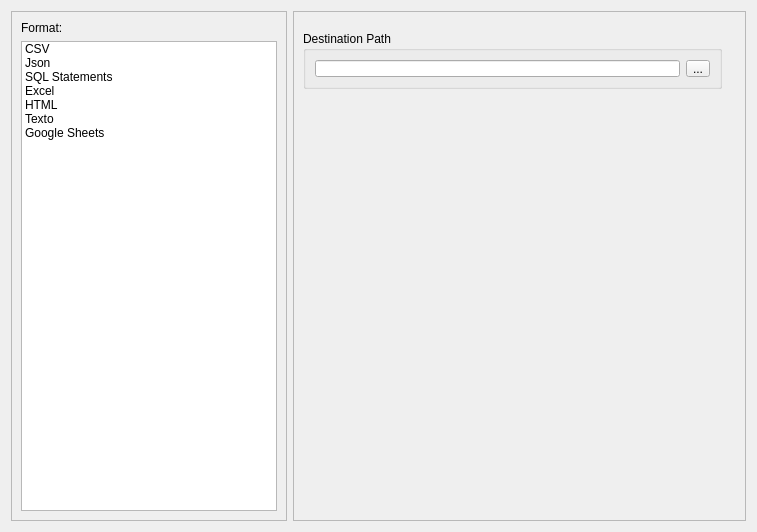
<?xml version="1.0" encoding="UTF-8"?>
<ui version="4.0">
 <class>Dialog</class>
 <widget class="QDialog" name="Dialog">
  <property name="geometry">
   <rect>
    <x>0</x>
    <y>0</y>
    <width>757</width>
    <height>532</height>
   </rect>
  </property>
  <property name="windowTitle">
   <string>Dialog</string>
  </property>
  <layout class="QHBoxLayout" name="horizontalLayout_2" stretch="0,4">
   <item>
    <widget class="QFrame" name="frame">
     <property name="frameShape">
      <enum>QFrame::StyledPanel</enum>
     </property>
     <property name="frameShadow">
      <enum>QFrame::Raised</enum>
     </property>
     <layout class="QVBoxLayout" name="verticalLayout">
      <item>
       <widget class="QLabel" name="label">
        <property name="text">
         <string>Format:</string>
        </property>
       </widget>
      </item>
      <item>
       <widget class="QListWidget" name="formats_list">
        <item>
         <property name="text">
          <string>CSV</string>
         </property>
         <property name="icon">
          <iconset>
           <normaloff>../images/csv.png</normaloff>../images/csv.png</iconset>
         </property>
        </item>
        <item>
         <property name="text">
          <string>Json</string>
         </property>
        </item>
        <item>
         <property name="text">
          <string>SQL Statements</string>
         </property>
        </item>
        <item>
         <property name="text">
          <string>Excel</string>
         </property>
        </item>
        <item>
         <property name="text">
          <string>HTML</string>
         </property>
        </item>
        <item>
         <property name="text">
          <string>Texto</string>
         </property>
        </item>
        <item>
         <property name="text">
          <string>Google Sheets</string>
         </property>
        </item>
       </widget>
      </item>
     </layout>
    </widget>
   </item>
   <item>
    <widget class="QFrame" name="frame_2">
     <property name="frameShape">
      <enum>QFrame::StyledPanel</enum>
     </property>
     <property name="frameShadow">
      <enum>QFrame::Raised</enum>
     </property>
     <layout class="QVBoxLayout" name="verticalLayout_2">
      <property name="bottomMargin">
       <number>0</number>
      </property>
      <item>
       <widget class="QStackedWidget" name="formst_uis">
        <property name="currentIndex">
         <number>1</number>
        </property>
        <widget class="QWidget" name="page">
         <layout class="QVBoxLayout" name="verticalLayout_3">
          <item>
           <widget class="QGroupBox" name="groupBox">
            <property name="title">
             <string>Destination Path</string>
            </property>
            <layout class="QHBoxLayout" name="horizontalLayout">
             <item>
              <widget class="QLineEdit" name="lineEdit"/>
             </item>
             <item>
              <widget class="QToolButton" name="toolButton">
               <property name="text">
                <string>...</string>
               </property>
              </widget>
             </item>
            </layout>
           </widget>
          </item>
          <item>
           <widget class="QGroupBox" name="groupBox_2">
            <property name="title">
             <string>CSV Export Options</string>
            </property>
            <layout class="QVBoxLayout" name="verticalLayout_4">
             <item>
              <widget class="QFrame" name="frame_3">
               <property name="frameShape">
                <enum>QFrame::StyledPanel</enum>
               </property>
               <property name="frameShadow">
                <enum>QFrame::Raised</enum>
               </property>
               <layout class="QFormLayout" name="formLayout">
                <item row="0" column="0">
                 <widget class="QLabel" name="label_2">
                  <property name="text">
                   <string>Encoding:</string>
                  </property>
                 </widget>
                </item>
                <item row="0" column="1">
                 <widget class="QComboBox" name="comboBox"/>
                </item>
                <item row="1" column="0">
                 <widget class="QLabel" name="label_3">
                  <property name="text">
                   <string>Delimiter:</string>
                  </property>
                 </widget>
                </item>
                <item row="1" column="1">
                 <widget class="QComboBox" name="comboBox_2"/>
                </item>
               </layout>
              </widget>
             </item>
             <item>
              <widget class="QFrame" name="frame_4">
               <property name="frameShape">
                <enum>QFrame::StyledPanel</enum>
               </property>
               <property name="frameShadow">
                <enum>QFrame::Raised</enum>
               </property>
               <widget class="QCheckBox" name="checkBox">
                <property name="geometry">
                 <rect>
                  <x>10</x>
                  <y>10</y>
                  <width>141</width>
                  <height>20</height>
                 </rect>
                </property>
                <property name="text">
                 <string>Columns from Data</string>
                </property>
               </widget>
              </widget>
             </item>
             <item>
              <spacer name="verticalSpacer">
               <property name="orientation">
                <enum>Qt::Vertical</enum>
               </property>
               <property name="sizeHint" stdset="0">
                <size>
                 <width>20</width>
                 <height>40</height>
                </size>
               </property>
              </spacer>
             </item>
            </layout>
           </widget>
          </item>
         </layout>
        </widget>
        <widget class="QWidget" name="page_2">
         <widget class="QGroupBox" name="groupBox_3">
          <property name="geometry">
           <rect>
            <x>0</x>
            <y>10</y>
            <width>419</width>
            <height>58</height>
           </rect>
          </property>
          <property name="title">
           <string>Destination Path</string>
          </property>
          <layout class="QHBoxLayout" name="horizontalLayout_3">
           <item>
            <widget class="QLineEdit" name="lineEdit_2"/>
           </item>
           <item>
            <widget class="QToolButton" name="toolButton_2">
             <property name="text">
              <string>...</string>
             </property>
            </widget>
           </item>
          </layout>
         </widget>
        </widget>
        <widget class="QWidget" name="page_3"/>
        <widget class="QWidget" name="page_4"/>
        <widget class="QWidget" name="page_5"/>
        <widget class="QWidget" name="page_6"/>
        <widget class="QWidget" name="page_7"/>
       </widget>
      </item>
     </layout>
    </widget>
   </item>
  </layout>
 </widget>
 <resources/>
 <connections/>
</ui>
